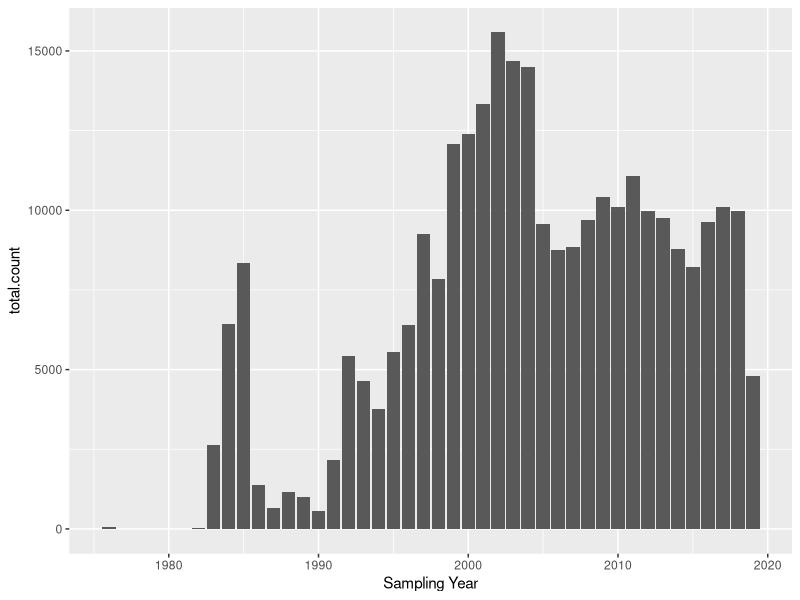

R code for this plot:
library(tidyverse)
library(lubridate)

fish.data <- read_csv("ADU Specimen Analysis.csv")

fish.data %>%
  group_by(`Sampling Year`) %>%
  summarise(total.count = sum(`Specimen Count`)) %>%
  ggplot(aes(x = `Sampling Year`, y = total.count)) +
  geom_bar(stat = "identity")

x <- unique(fish.data$`Common Name`)
x
